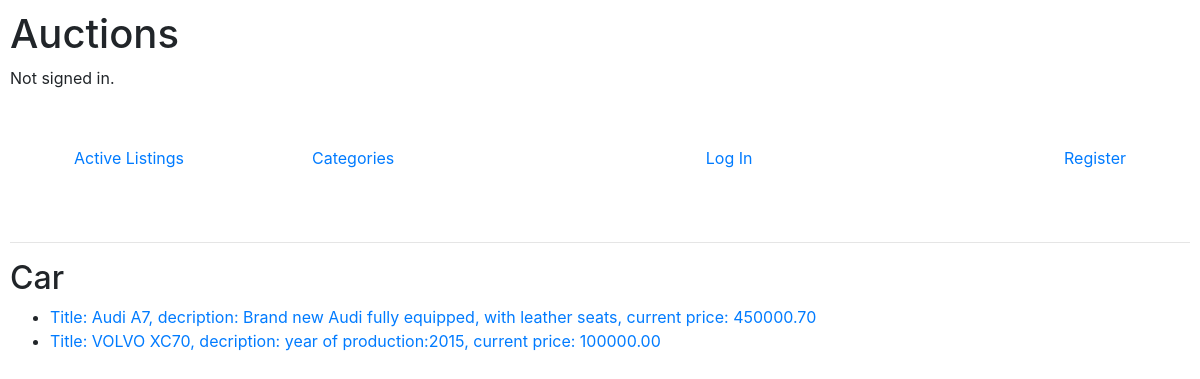
/category/Car, run on an earlier commit of the app's database.
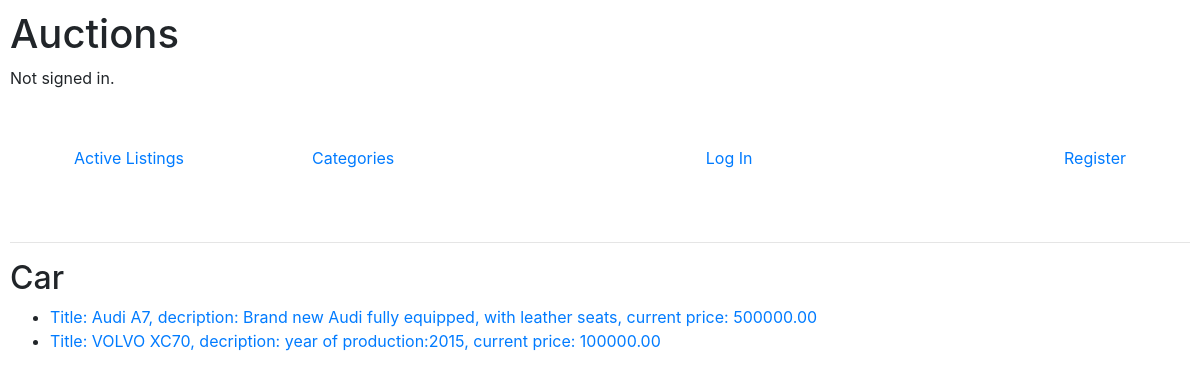
And on a later commit of the database.
### auctions/models.py (models this page shows, shortened)
class AuctionListing(models.Model):
    categories = [
    ("Clothing","Clothing"),
    ("Car","Car"),
    ("RTV","RTV"),
    ("AGD","AGD"),
    ("Toy","Toy"),
    ("Home","Home")
    ]
    title = models.CharField(max_length=64)
    category = models.CharField(max_length=10, blank=True, choices=categories)
    description = models.CharField(max_length=512)
    starting_bid = models.DecimalField(max_digits=10, decimal_places=2)
    current_price = models.DecimalField(max_digits=10, decimal_places=2, null=True, blank=True)
    owner = models.ForeignKey(User, on_delete=models.CASCADE, related_name="owner")
    active = models.BooleanField(default=True)
    winner = models.ForeignKey(User, blank=True, null=True, on_delete=models.SET_NULL, related_name="winner")
    image = models.CharField(max_length=10240,default="https://encrypted-tbn0.gstatic.com/images?q=tbn:ANd9GcRqEWgS0uxxEYJ0PsOb2OgwyWvC0Gjp8NUdPw&usqp=CAU",blank=True,null=True)
    def __str__(self):
        return f"Title: {self.title}, decription: {self.description}, current price: {self.current_price}"

### auctions/views.py (the view)
# urls.py: path("category/<str:category_listing>", views.category_listing, name="category_listing"),
def category_listing(request, category_listing):
    list_of_objects = AuctionListing.objects.filter(category=category_listing)
    return render(request, "auctions/category_listing.html",{
        "category_listing": category_listing,
        "list": list_of_objects
    })

### auctions/templates/auctions/category_listing.html
{% extends "auctions/layout.html" %}
{% block body %}
    <h2>{{category_listing}}</h2>
    <ul>
    {% for object in list %}
        <li>
            <a href="{% url 'listing' listing=object.id%}">
                {{object}}
            </a>
        </li>
    {% endfor %}
    </ul>
{% endblock %}

### auctions/templates/auctions/layout.html (shortened to what this page needs)
{% load static %}
<!DOCTYPE html>
<html lang="en">
    <head>
        <link rel="stylesheet" href="https://stackpath.bootstrapcdn.com/bootstrap/4.4.1/css/bootstrap.min.css">
        <link href="{% static 'auctions/styles.css' %}" rel="stylesheet">
    </head>
    <body>
        <h1>Auctions</h1>
        <div>
            {% if user.is_authenticated %}
                Signed in as <strong>{{ user.username }}</strong>.
            {% else %}
                Not signed in.
            {% endif %}
        </div>
        <ul class="nav d-flex">
            <li class="nav-item p-5">
                <a class="nav-link" href="{% url 'index' %}">Active Listings</a>
            </li>
            <li class="nav-item p-5">
                <a class="nav-link" href="{% url 'categories' %}">Categories</a>
            </li>
            {% if user.is_authenticated %}
                <li class="nav-item p-5">
                    <a class="nav-link" href="{% url 'newListing' %}">Create New Listing</a>
                </li>
                <li class="nav-item p-5">
                    <a class="nav-link" href="{% url 'watchlist' %}">Watchlist</a>
                </li>
                <li class="nav-item p-5">
                    <a class="nav-link" href="{% url 'won' %}">Won Auctions</a>
                </li>
                <li class="nav-item ml-auto p-5">
                    <a class="nav-link" href="{% url 'logout' %}">Log Out</a>
                </li>
            {% else %}
                <li class="nav-item ml-auto p-5">
                    <a class="nav-link" href="{% url 'login' %}">Log In</a>
                </li>
                <li class="nav-item ml-auto p-5">
                    <a class="nav-link" href="{% url 'register' %}">Register</a>
                </li>
            {% endif %}
        </ul>
        <hr>
        {% block body %}
        {% endblock %}
    </body>
</html>

### auctions/static/auctions/styles.css (style rules this page uses)
body { padding: 10px; }

What changed in the data, as far as the page shows it:
changed AuctionListing: title+description+current_price "Title: Audi A7, decription: Brand new Audi fully equipped, with leather seats, current price: 450000.70" → "Title: Audi A7, decription: Brand new Audi fully equipped, with leather seats, current price: 500000.00"
